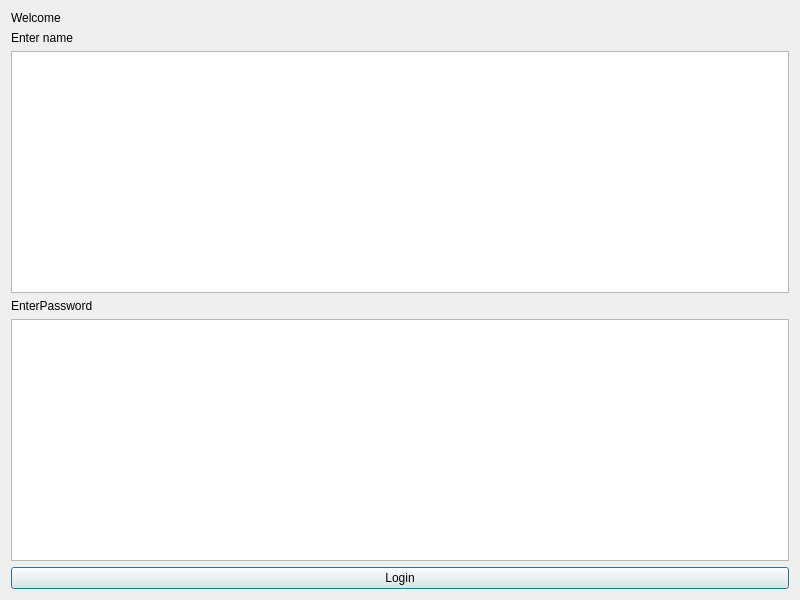
<?xml version="1.0" encoding="UTF-8"?>
<ui version="4.0">
 <class>login</class>
 <widget class="QDialog" name="login">
  <property name="geometry">
   <rect>
    <x>0</x>
    <y>0</y>
    <width>800</width>
    <height>600</height>
   </rect>
  </property>
  <property name="windowTitle">
   <string>Dialog</string>
  </property>
  <layout class="QVBoxLayout" name="verticalLayout_4">
   <item>
    <widget class="QLabel" name="lbl_welcomeback">
     <property name="text">
      <string>Welcome</string>
     </property>
    </widget>
   </item>
   <item>
    <layout class="QVBoxLayout" name="verticalLayout_3">
     <item>
      <layout class="QVBoxLayout" name="verticalLayout">
       <item>
        <widget class="QLabel" name="label_username">
         <property name="text">
          <string>Enter name</string>
         </property>
        </widget>
       </item>
       <item>
        <widget class="QTextEdit" name="textEdit"/>
       </item>
      </layout>
     </item>
     <item>
      <layout class="QVBoxLayout" name="verticalLayout_2">
       <item>
        <widget class="QLabel" name="label_userpass">
         <property name="text">
          <string>EnterPassword</string>
         </property>
        </widget>
       </item>
       <item>
        <widget class="QTextEdit" name="textEdit_2"/>
       </item>
      </layout>
     </item>
    </layout>
   </item>
   <item>
    <widget class="QPushButton" name="logindoneBTN">
     <property name="text">
      <string>Login</string>
     </property>
    </widget>
   </item>
  </layout>
 </widget>
 <resources/>
 <connections/>
</ui>
